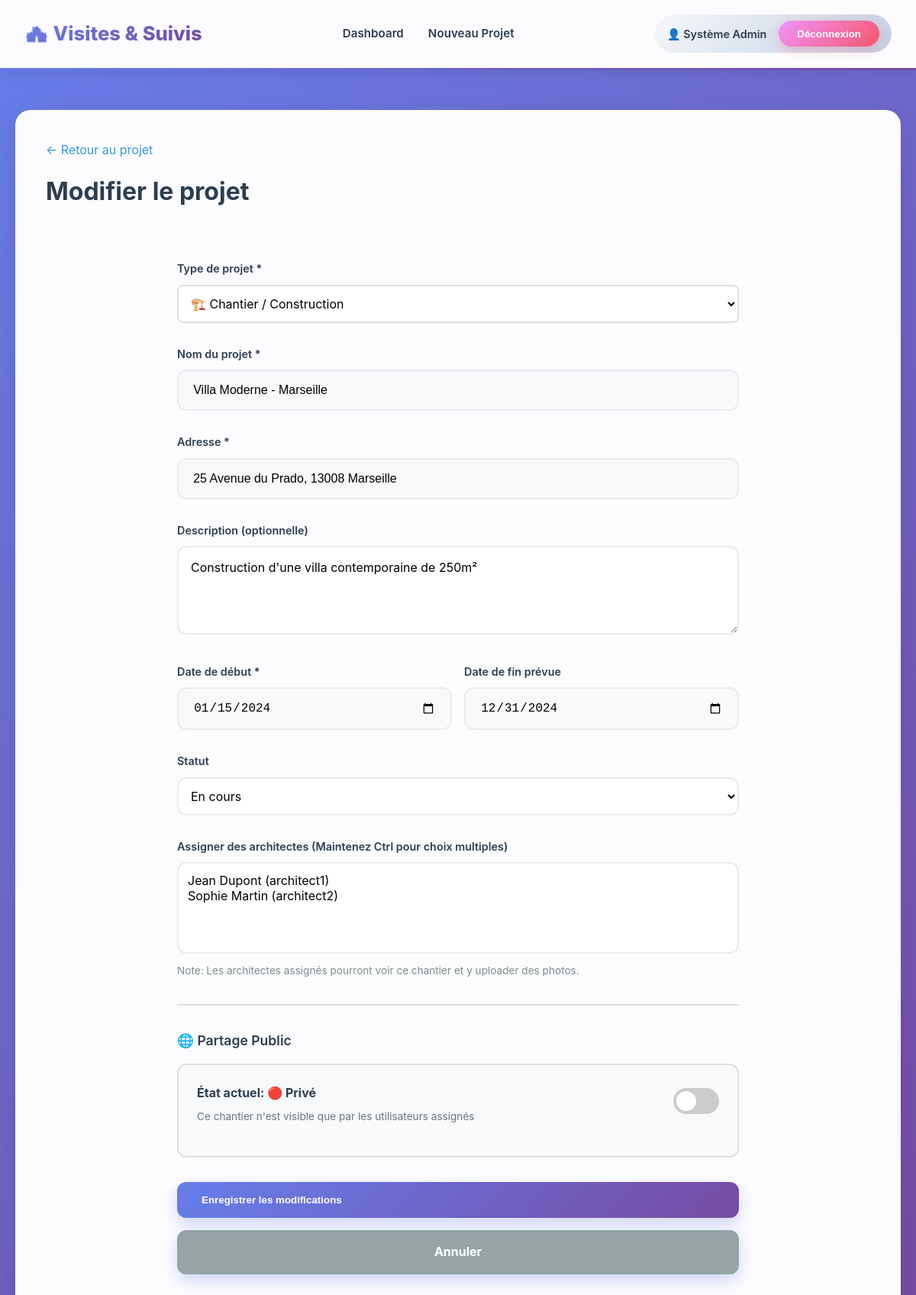
/pages/edit-chantier.php?id=1 (signed in), run on the app's committed database.
### tables this page shows
CREATE TABLE `chantiers` (
  `id` int NOT NULL AUTO_INCREMENT,
  `user_id` int NOT NULL,
  `nom` varchar(200) NOT NULL,
  `adresse` text,
  `description` text,
  `date_debut` date DEFAULT NULL,
  `date_fin_prevue` date DEFAULT NULL,
  `statut` enum('en_cours','termine','en_pause') DEFAULT 'en_cours',
  `type` enum('chantier','visite_commerciale','etat_des_lieux','autre') DEFAULT 'chantier',
  `lot_id` varchar(50) DEFAULT NULL,
  `template_file` varchar(255) DEFAULT NULL,
  `is_public` tinyint(1) DEFAULT '0',
  `share_token` varchar(64) DEFAULT NULL,
  `created_at` timestamp NULL DEFAULT CURRENT_TIMESTAMP,
  PRIMARY KEY (`id`),
  KEY `user_id` (`user_id`),
  KEY `idx_share_token` (`share_token`),
  CONSTRAINT `chantiers_ibfk_1` FOREIGN KEY (`user_id`) REFERENCES `users` (`id`) ON DELETE CASCADE
);

### includes/auth.php (called while the page is built, shortened)
<?php
$nom_complet = $_SESSION['nom_complet'] ?? 'Utilisateur';
?>

### pages/edit-chantier.php (the view, shortened to what this page needs)
<?php
require_once '../includes/config.php';
require_once '../includes/auth.php';
$chantier_id = intval($_GET['id'] ?? 0);
$stmt = $pdo->prepare("SELECT * FROM chantiers WHERE id = ?");
$stmt->execute([$chantier_id]);
$chantier = $stmt->fetch();
$stmt_architects = $pdo->prepare("SELECT id, username, nom, prenom FROM users WHERE role = 'architect' ORDER BY nom, prenom");
$stmt_architects->execute();
$architects = $stmt_architects->fetchAll();
$stmt_assigned = $pdo->prepare("SELECT user_id FROM chantier_assignments WHERE chantier_id = ?");
$stmt_assigned->execute([$chantier_id]);
$assigned_ids = $stmt_assigned->fetchAll(PDO::FETCH_COLUMN);
?>
<!DOCTYPE html>
<html lang="fr">
<head>
    <link rel="stylesheet" href="../css/style.css">
</head>
<body>
    <header class="header">
        <nav class="nav">
            <div class="logo">🏘️ Visites & Suivis</div>
            <ul class="nav-links">
                <li><a href="dashboard.php">Dashboard</a></li>
                <li><a href="nouveau-chantier.php">Nouveau Projet</a></li>
            </ul>
            <div class="user-info">
                <span>👤 <?= htmlspecialchars($nom_complet) ?></span>
                <form method="POST" action="logout.php" style="display: inline;">
                    <button type="submit" class="logout-btn">Déconnexion</button>
                </form>
            </div>
        </nav>
    </header>
    <div class="container">
        <div class="dashboard">
            <a href="chantier.php?id=<?= $chantier_id ?>" style="color: #3498db; text-decoration: none; margin-bottom: 1rem; display: inline-block;">← Retour au projet</a>
            <h1 style="margin-bottom: 2rem; color: #2c3e50;">Modifier le projet</h1>
            <form method="POST" class="auth-box" style="max-width: 800px; margin: 0 auto; padding: 2rem;">
                <div class="form-group">
                    <label for="type">Type de projet *</label>
                    <select id="type" name="type" required onchange="toggleLotId(this.value)"
                            style="width: 100%; padding: 0.75rem; border: 2px solid #e0e0e0; border-radius: 8px;">
                        <option value="chantier" <?= $chantier['type'] === 'chantier' ? 'selected' : '' ?>>🏗️ Chantier / Construction</option>
                    </select>
                </div>
                <div class="form-group">
                    <label for="nom">Nom du projet *</label>
                    <input type="text" id="nom" name="nom" value="<?= htmlspecialchars($chantier['nom']) ?>" required>
                </div>
                <div class="form-group">
                    <label for="adresse">Adresse *</label>
                    <input type="text" id="adresse" name="adresse" value="<?= htmlspecialchars($chantier['adresse']) ?>" required>
                </div>
                <div class="form-group">
                    <label for="description">Description (optionnelle)</label>
                    <textarea id="description" name="description" rows="4"><?= htmlspecialchars($chantier['description']) ?></textarea>
                </div>
                <div style="display: grid; grid-template-columns: 1fr 1fr; gap: 1rem;">
                    <div class="form-group">
                        <label for="date_debut">Date de début *</label>
                        <input type="date" id="date_debut" name="date_debut" value="<?= $chantier['date_debut'] ?>" required>
                    </div>
                    <div class="form-group">
                        <label for="date_fin_prevue">Date de fin prévue</label>
                        <input type="date" id="date_fin_prevue" name="date_fin_prevue" value="<?= $chantier['date_fin_prevue'] ?>">
                    </div>
                </div>
                <div class="form-group">
                    <label for="statut">Statut</label>
                    <select id="statut" name="statut" required>
                        <option value="en_cours" <?= $chantier['statut'] === 'en_cours' ? 'selected' : '' ?>>En cours</option>
                    </select>
                </div>
                <div class="form-group">
                    <label>Assigner des architectes (Maintenez Ctrl pour choix multiples)</label>
                    <select name="architects[]" multiple style="height: 120px;">
                        <?php foreach ($architects as $arch): ?>
                            <option value="<?= $arch['id'] ?>" <?= in_array($arch['id'], $assigned_ids) ? 'selected' : '' ?>>
                            </option>
                        <?php endforeach; ?>
                    </select>
                    <p style="font-size: 0.85rem; color: #7f8c8d; margin-top: 0.5rem;">
                        Note: Les architectes assignés pourront voir ce chantier et y uploader des photos.
                    </p>
                </div>
                <div class="form-group" style="border-top: 2px solid #e0e0e0; padding-top: 2rem; margin-top: 2rem;">
                    <label style="font-size: 1.1rem; font-weight: 600; margin-bottom: 1rem; display: block;">
                        🌐 Partage Public
                    </label>
                    <div style="background: <?= $chantier['is_public'] ? '#d4edda' : '#f8f9fa' ?>; padding: 1.5rem; border-radius: 12px; border: 2px solid <?= $chantier['is_public'] ? '#28a745' : '#e0e0e0' ?>;">
                        <div style="display: flex; align-items: center; justify-content: space-between; margin-bottom: 1rem;">
                            <div>
                                <strong style="display: block; font-size: 1rem; margin-bottom: 0.5rem;">
                                    État actuel: <span id="public-status-text"><?= $chantier['is_public'] ? '🟢 Public' : '🔴 Privé' ?></span>
                                </strong>
                                <p style="font-size: 0.85rem; color: #6c757d; margin: 0;">
                                    <?= $chantier['is_public'] ? 'Ce chantier est accessible publiquement via un lien de partage' : 'Ce chantier n\'est visible que par les utilisateurs assignés' ?>
                                </p>
                            </div>
                            <label class="toggle-switch">
                                <span class="toggle-slider"></span>
                            </label>
                        </div>
                    </div>
                </div>
                <div style="margin-top: 2rem;">
                    <button type="submit" class="btn-primary" style="width: 100%;">Enregistrer les modifications</button>
                    <a href="chantier.php?id=<?= $chantier_id ?>" class="btn-primary"
                       style="background: #95a5a6; text-align: center; width: 100%; display: block; margin-top: 1rem; text-decoration: none;">Annuler</a>
                </div>
            </form>
        </div>
    </div>
</body>
</html>

### css/style.css (style rules this page uses)
* { margin: 0; padding: 0; box-sizing: border-box; }
:root { --primary-color: #2c3e50; --secondary-color: #3498db; --accent-color: #e74c3c; --success-color: #27ae60; --warning-color: #f39c12; --light-bg: #ecf0f1; --dark-text: #2c3e50; --light-text: #7f8c8d; --white: #ffffff; --shadow: 0 2px 10px rgba(0,0,0,0.1); --shadow-lg: 0 10px 30px rgba(0,0,0,0.15); --gradient-1: linear-gradient(135deg, #667eea 0%, #764ba2 100%); --gradient-2: linear-gradient(135deg, #f093fb 0%, #f5576c 100%); --gradient-3: linear-gradient(135deg, #4facfe 0%, #00f2fe 100%); --gradient-4: linear-gradient(135deg, #43e97b 0%, #38f9d7 100%); --border-radius: 12px; --transition: all 0.3s cubic-bezier(0.4, 0, 0.2, 1); }
body { font-family: 'Inter', 'Segoe UI', Tahoma, Geneva, Verdana, sans-serif; background: linear-gradient(135deg, #667eea 0%, #764ba2 100%); min-height: 100vh; color: var(--dark-text); line-height: 1.6; }
.container { max-width: 1200px; margin: 0 auto; padding: 20px; animation: fadeIn 0.5s ease-in; }
.header { background: rgba(255, 255, 255, 0.98); backdrop-filter: blur(10px); box-shadow: 0 4px 20px rgba(0,0,0,0.08); padding: 1.2rem 2rem; margin-bottom: 2rem; position: sticky; top: 0; z-index: 1000; border-bottom: 3px solid transparent; border-image: linear-gradient(90deg, #667eea, #764ba2); border-image-slice: 1; animation: slideDown 0.4s ease-out; }
.nav { display: flex; justify-content: space-between; align-items: center; max-width: 1200px; margin: 0 auto; gap: 2rem; }
.logo { font-size: 1.6rem; font-weight: 800; background: var(--gradient-1); -webkit-background-clip: text; -webkit-text-fill-color: transparent; background-clip: text; display: flex; align-items: center; gap: 0.5rem; transition: var(--transition); cursor: pointer; }
.nav-links { display: flex; gap: 2rem; list-style: none; align-items: center; }
.nav-links a { color: var(--dark-text); text-decoration: none; font-weight: 600; font-size: 0.95rem; position: relative; padding: 0.5rem 0; transition: var(--transition); }
.nav-links a::after { content: ''; position: absolute; bottom: 0; left: 0; width: 0; height: 3px; background: var(--gradient-1); transition: width 0.3s ease; }
.user-info { display: flex; align-items: center; gap: 1rem; padding: 0.5rem 1rem; background: linear-gradient(135deg, #f5f7fa 0%, #c3cfe2 100%); border-radius: 50px; font-weight: 600; font-size: 0.9rem; }
.logout-btn { background: var(--gradient-2); color: var(--white); border: none; padding: 0.6rem 1.5rem; border-radius: 25px; cursor: pointer; font-weight: 600; transition: var(--transition); box-shadow: 0 4px 15px rgba(245, 87, 108, 0.3); }
.form-group { margin-bottom: 1.8rem; position: relative; }
.form-group label { display: block; margin-bottom: 0.6rem; font-weight: 600; color: var(--dark-text); font-size: 0.9rem; transition: var(--transition); }
.form-group input { width: 100%; padding: 1rem 1.2rem; border: 2px solid #e8ecef; border-radius: 12px; font-size: 1rem; transition: var(--transition); background: #f8f9fa; }
.form-group input::placeholder { color: #adb5bd; }
.dashboard { background: rgba(255, 255, 255, 0.98); border-radius: 20px; padding: 2.5rem; box-shadow: 0 10px 40px rgba(0,0,0,0.1); animation: fadeIn 0.5s ease-in; }
.btn-primary { background: var(--gradient-1); color: var(--white); padding: 1rem 2rem; border: none; border-radius: 12px; text-decoration: none; font-weight: 700; cursor: pointer; transition: var(--transition); display: inline-flex; align-items: center; gap: 0.5rem; box-shadow: 0 8px 20px rgba(102, 126, 234, 0.3); }
select, textarea { width: 100%; padding: 1rem; border: 2px solid #e8ecef; border-radius: 12px; font-size: 1rem; font-family: inherit; transition: var(--transition); background: white; }
textarea { resize: vertical; min-height: 100px; }
.form-group select { width: 100%; padding: 0.75rem; border: 2px solid #e8ecef; border-radius: 12px; font-size: 1rem; font-family: inherit; transition: var(--transition); background: white; }

### pages/edit-chantier.php (style rules this page uses)
.toggle-switch { position: relative; display: inline-block; width: 60px; height: 34px; }
.toggle-slider { position: absolute; cursor: pointer; top: 0; left: 0; right: 0; bottom: 0; background-color: #ccc; transition: 0.4s; border-radius: 34px; }
.toggle-slider:before { position: absolute; content: ""; height: 26px; width: 26px; left: 4px; bottom: 4px; background-color: white; transition: 0.4s; border-radius: 50%; }

### data on the page
chantiers: type "🏗️ Chantier / Construction", nom "Villa Moderne - Marseille", adresse "25 Avenue du Prado, 13008 Marseille", description "Construction d'une villa contemporaine de 250m²", date_debut "01/15/2024", date_fin_prevue "12/31/2024", statut "En cours"

### other printed values
$nom_complet "Système Admin"
